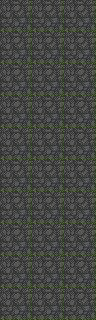

This game map was drawn from its Tiled (.tmx) file and the tilesets committed beside it. A one-line description and the trimmed map source follow:
An orthogonal 3x10 tile map with 32x32 px tiles, 1 tile layer (块层 1).

<map version="1.0" orientation="orthogonal" width="3" height="10" tilewidth="32" tileheight="32">
 <tileset firstgid="1" name="All" tilewidth="32" tileheight="32">
  <image source="All.png" width="32" height="32" />
 </tileset>
 <layer name="块层 1" width="3" height="10">
  <data>[30 cells, 30 non-empty, 1 distinct tile ids]</data>
 </layer>
</map>
